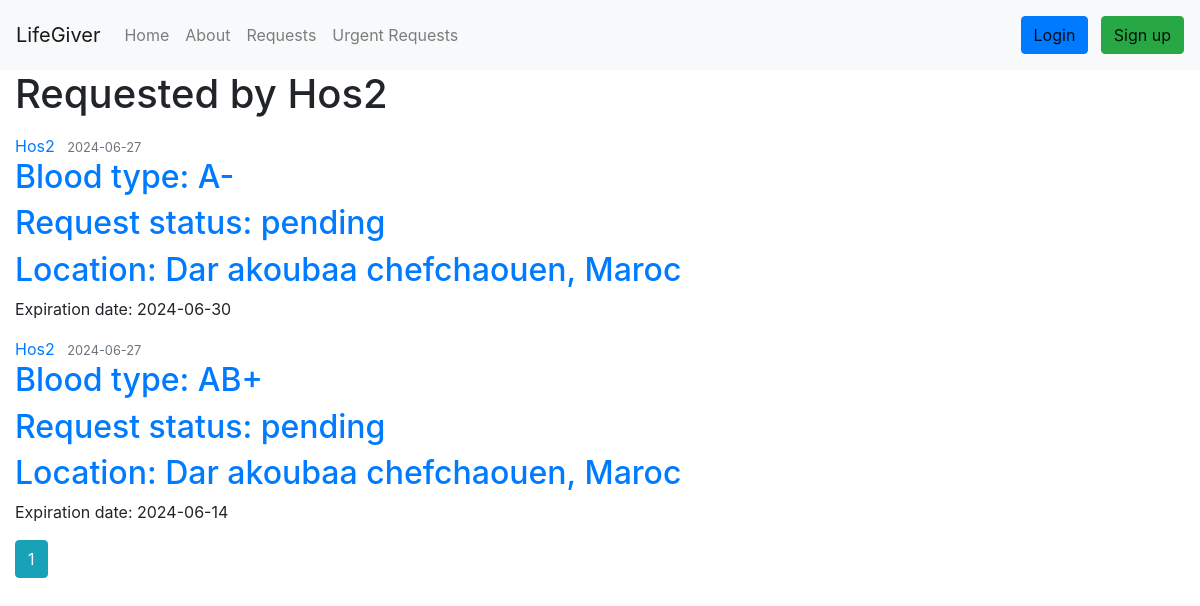
Before: /hospital/Hos2 with the older database file.
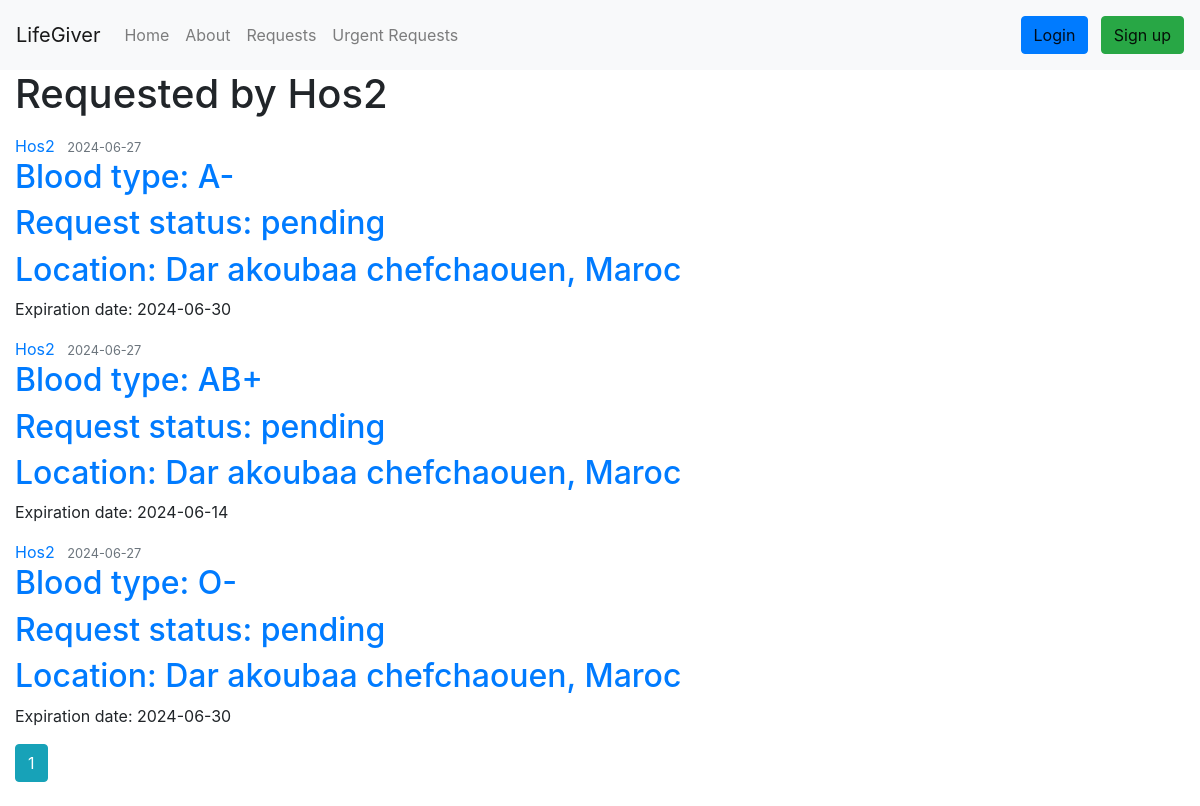
After: the same page with the newer database file.
### Lifegiver_test/lifegiver/models.py (models this page shows, shortened)
class DonationRequest(db.Model):
    id = db.Column(db.Integer, primary_key=True)
    hospital_id = db.Column(db.Integer, db.ForeignKey('hospital.id'), nullable=False)
    blood_type = db.Column(db.Enum('O-', 'O+', 'A-', 'A+', 'B-', 'B+', 'AB-', 'AB+'), nullable=False)
    request_date = db.Column(db.DateTime, nullable=False, default=datetime.now)
    status = db.Column(db.Enum('pending', 'fulfilled', 'failed'), nullable=False)
    expiration_date = db.Column(db.DateTime, nullable=False, default=lambda: datetime.now() + timedelta(days=90))
    request_donations = db.relationship('UserDonation', backref='donation_request', lazy=True)

class Hospital(db.Model, UserMixin):
    __tablename__ = 'hospital'
    id = db.Column(db.Integer, primary_key=True)
    name = db.Column(db.String(225), nullable=False)
    image_file = db.Column(db.String(20), nullable=False, default='default1.png')
    street = db.Column(db.String(500), nullable=True)
    city = db.Column(db.String(100), nullable=True)
    province = db.Column(db.String(100), nullable=True)
    zip_code = db.Column(db.String(45), nullable=True)
    country = db.Column(db.String(100), nullable=True)
    phone_number = db.Column(db.String(45), nullable=False)
    email = db.Column(db.String(125), unique=True, nullable=False)
    password = db.Column(db.String(60), nullable=False)
    barcode = db.Column(db.String(100), unique=True, nullable=False)
    lat = db.Column(db.Float, nullable=True)
    lng = db.Column(db.Float, nullable=True)
    hospital_donations = db.relationship('UserDonation', backref='hospital_donation', lazy=True)
    hospital_requests = db.relationship('DonationRequest', backref='hospital_request', lazy=True)
    urgent_requests = db.relationship('UrgentRequest', backref='hospital_urgent_request', lazy=True)

### Lifegiver_test/lifegiver/route.py (the view)
@app.route('/hospital/<string:name>', methods=['POST', 'GET'], strict_slashes=False)
def hospital_requests(name):
    page = request.args.get('page', 1, type=int)
    hospital = Hospital.query.filter_by(name=name).first_or_404()
    hospital_requests = DonationRequest.query.filter_by(hospital_request=hospital)\
            .order_by(DonationRequest.request_date.asc())\
            .paginate(page=page, per_page=5) # inteade of using .all() we gonna change it to .paginate() to get 10 requests per page
    return render_template('hospital_requests.html', title='Hospital Requests page', requests=hospital_requests, hospital=hospital)

### Lifegiver_test/lifegiver/templates/hospital_requests.html (shortened to what this page needs)
{% extends "layout.html" %}
{% block content %}
    <h1 class="mb-3">Requested by {{ hospital.name }} </h1>
    {% for req in requests.items %}
    {% if req.status == 'pending' %}
        <article class="media content-section">
          <div class="media-body">
            <div class="article-metadata">
              <a class="mr-2" href="{{ url_for('hospital_requests', name=hospital.name) }}">{{ req.hospital_request.name }}</a>
              <small class="text-muted">{{ req.request_date.strftime('%Y-%m-%d') }}</small>
            </div>
            <h2><a class="article-title" href="{{ url_for('don_request', don_request_id=req.id) }}">{{ 'Blood type: ' ~ req.blood_type }}</a></h2>
            <h2><a class="article-title" href="#">{{ 'Request status: ' ~ req.status }}</a></h2>
            <h2><a class="article-title" href="#">{{ 'Location: ' ~ req.hospital_request.street ~ ' ' ~ req.hospital_request.city ~ ', ' ~ req.hospital_request.country }}</a></h2>
            <p class="article-content">{{ 'Expiration date: ' ~ req.expiration_date.strftime('%Y-%m-%d') }}</p>
          </div>
        </article>
        {% endif %}
        {% endfor %}
    {% for page_num in requests.iter_pages(left_edge=1, right_edge=1, left_current=1, right_current=1) %}
      {% if page_num %}
        {% if requests.page == page_num %}
          <a class="btn btn-info mb-4" href="{{ url_for('hospital_requests', name=hospital.name, page=page_num) }}">{{ page_num }}</a>
        {% else %}
          <a class="btn btn-outline-info mb-4" href="{{ url_for('hospital_requests',name=hospital.name, page=page_num) }}">{{ page_num }}</a>
        {% endif %}
      {% else %}
        ...
      {% endif %}
    {% endfor %}
{% endblock content %}

Changed rows visible on the page:
added DonationRequest: hospital_request.name "Hos2", request_date "2024-06-27", blood_type "Blood type: O-", status "Request status: pending", Hospital.street+city+country "Location: Dar akoubaa chefchaouen, Maroc", expiration_date "Expiration date: 2024-06-30"
